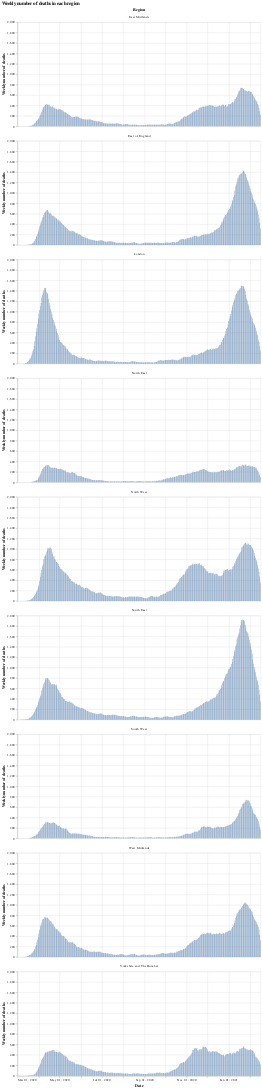

Notebook cell for this chart:
### Markdown cell above
# Plotting the data
We first start by looking at the number of deaths in each English region since the beginning of march, then estimate the mortality rate (rate of deaths per positive case) in each region. We then move on to look at the data for the whole of England.
## Plotting: English regions

### Code cell
#collapse
bars = alt.Chart(eng_deaths.query("date >= '2020-03-01'")).mark_bar().encode(
    x=alt.X("yearmonthdate(date):T", axis=alt.Axis(title='Date')),
    y=alt.Y("weeklyDeaths:Q", axis=alt.Axis(title='Weekly number of deaths')),
    tooltip="newDeaths:Q"
).properties(width=700)

bars.facet(alt.Column('areaName', title='Region'), columns=1).properties(title='Weekly number of deaths in each region')

### Figure 1 — Vega-Lite specification as saved in the notebook (floating-point values rounded to 4 significant figures; data arrays with more than 128 entries replaced by an {"elided": "..."} marker saying what was removed)
{"config": {"view": {"continuousWidth": 400, "continuousHeight": 300}}, "data": {"name": "data-7f0b3a2cee2ec261c75f231bb6c32455"}, "facet": {"type": "nominal", "field": "areaName", "title": "Region"}, "spec": {"mark": "bar", "encoding": {"tooltip": {"type": "quantitative", "field": "newDeaths"}, "x": {"type": "temporal", "axis": {"title": "Date"}, "field": "date", "timeUnit": "yearmonthdate"}, "y": {"type": "quantitative", "axis": {"title": "Weekly number of deaths"}, "field": "weeklyDeaths"}}, "width": 700}, "columns": 1, "title": "Weekly number of deaths in each region", "$schema": "https://vega.github.io/schema/vega-lite/v4.8.1.json", "datasets": {"data-7f0b3a2cee2ec261c75f231bb6c32455": {"elided": "3168 records"}}}
